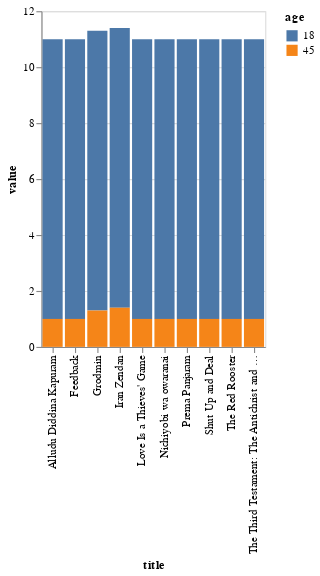

Notebook cell for this chart:
### Code cell
alt.Chart(subsetTidy).mark_bar().encode(x='title:N', y='value:Q', color='age:N')

### Figure 1 — Vega-Lite specification as saved in the notebook (floating-point values rounded to 4 significant figures)
{"config": {"view": {"continuousWidth": 400, "continuousHeight": 300}}, "data": {"name": "data-b4c1dcf22f7ef027e7fd211eb11bce18"}, "mark": "bar", "encoding": {"color": {"type": "nominal", "field": "age"}, "x": {"type": "nominal", "field": "title"}, "y": {"type": "quantitative", "field": "value"}}, "$schema": "https://vega.github.io/schema/vega-lite/v4.8.1.json", "datasets": {"data-b4c1dcf22f7ef027e7fd211eb11bce18": [{"title": "The Third Testament: The Antichrist and the Harlot", "age": 18, "value": 10.0}, {"title": "The Red Rooster", "age": 18, "value": 10.0}, {"title": "Love Is a Thieves' Game", "age": 18, "value": 10.0}, {"title": "Shut Up and Deal", "age": 18, "value": 10.0}, {"title": "Nichiyobi wa owaranai", "age": 18, "value": 10.0}, {"title": "Prema Panjaram", "age": 18, "value": 10.0}, {"title": "Feedback", "age": 18, "value": 10.0}, {"title": "Alludu Diddina Kapuram", "age": 18, "value": 10.0}, {"title": "Grodmin", "age": 18, "value": 10.0}, {"title": "Iran Zendan", "age": 18, "value": 10.0}, {"title": "The Third Testament: The Antichrist and the Harlot", "age": 45, "value": 1.0}, {"title": "The Red Rooster", "age": 45, "value": 1.0}, {"title": "Love Is a Thieves' Game", "age": 45, "value": 1.0}, {"title": "Shut Up and Deal", "age": 45, "value": 1.0}, {"title": "Nichiyobi wa owaranai", "age": 45, "value": 1.0}, {"title": "Prema Panjaram", "age": 45, "value": 1.0}, {"title": "Feedback", "age": 45, "value": 1.0}, {"title": "Alludu Diddina Kapuram", "age": 45, "value": 1.0}, {"title": "Grodmin", "age": 45, "value": 1.3}, {"title": "Iran Zendan", "age": 45, "value": 1.4}]}}
